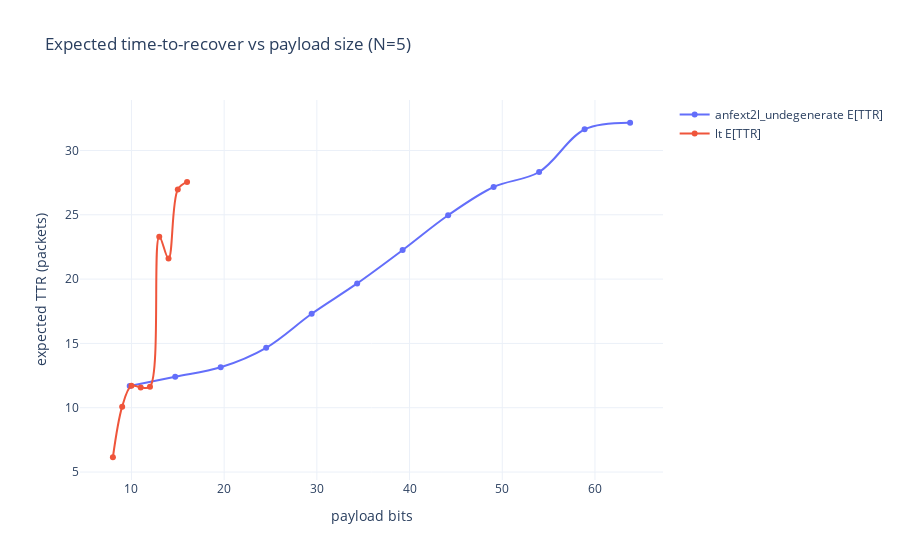
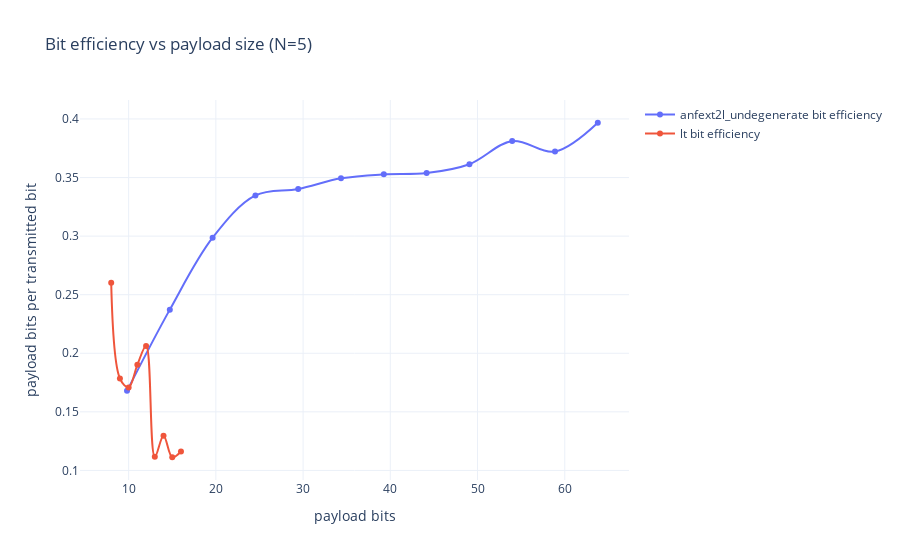

Notebook code cell kept with these figures, in order:
### Markdown cell above
### LT vs ANFEXT2L benchmark sweep
This section benchmarks LT and `anfext2l_undegenerate` across multiple payload sizes, caches the distributions, and plots the expected time-to-recover (TTR) and bit efficiency per payload.

### Code cell
from __future__ import annotations

import importlib
import json
from datetime import datetime
from pathlib import Path
import math

import pandas as pd
import plotly.graph_objects as go
from IPython.display import display
from tqdm.auto import tqdm

import impls.anfext2l_undegenerate as anfext2l_undegenerate
import impls.lt as lt
from benchmark_utils import benchmark, compute_distribution_stats

# Always reload to pick up local code edits when rerunning the cell
importlib.reload(anfext2l_undegenerate)
importlib.reload(lt)

# -----------------------------------------------------------------------------
# Configuration (adjust N or payload grids if you want to re-run with new params)
# -----------------------------------------------------------------------------
N = 5


def _payload_sizes_for_anfext2l(
    n: int, min_bits: int, max_bits: int, max_payload: int | None = None
) -> list[int]:
    base = (1 << n) - 2
    sizes: list[int] = []
    m = 1
    while True:
        payload = base**m
        bits = math.log2(payload)
        if bits > max_bits or (max_payload is not None and payload > max_payload):
            break
        if bits >= min_bits:
            sizes.append(payload)
        m += 1
    return sizes


ANF_OVERRIDE_FN = getattr(anfext2l_undegenerate, "override_D", None)
ANF_MAX_PAYLOAD = ANF_OVERRIDE_FN(N) if ANF_OVERRIDE_FN is not None else None
LT_OVERRIDE_FN = getattr(lt, "override_D", None)

PAYLOAD_BITS_BY_SCHEME = {
    "lt": [1 << bits for bits in (8, 9, 10, 11, 12, 13, 14, 15, 16)],
    "anfext2l_undegenerate": _payload_sizes_for_anfext2l(
        N,
        min_bits=8,
        max_bits=65,
        max_payload=ANF_MAX_PAYLOAD,
    ),
}
BENCHMARK_CFG = dict(passes=200, iters_bound=400, processes=None, progress_update=100)
RESULTS_PATH = Path("research/lt_vs_anfext2l_results.jsonl")
RESULTS_PATH.parent.mkdir(parents=True, exist_ok=True)

SCHEMES = {
    "lt": {
        "producer": lt.producer_constructor,
        "recoverer": lt.recoverer_constructor,
        "override": LT_OVERRIDE_FN,
    },
    "anfext2l_undegenerate": {
        "producer": anfext2l_undegenerate.producer_constructor,
        "recoverer": anfext2l_undegenerate.recoverer_constructor,
        "override": ANF_OVERRIDE_FN,
    },
}


def _load_records(path: Path) -> list[dict]:
    if not path.exists():
        return []
    records: list[dict] = []
    with path.open("r", encoding="utf-8") as fh:
        for line in fh:
            line = line.strip()
            if line:
                records.append(json.loads(line))
    return records


def _append_record(path: Path, record: dict) -> None:
    with path.open("a", encoding="utf-8") as fh:
        fh.write(json.dumps(record) + "\n")


records = _load_records(RESULTS_PATH)
existing_keys = {(rec["scheme"], rec["D"], rec["N"]) for rec in records}
plan = [
    (scheme, payload_size)
    for scheme, payloads in PAYLOAD_BITS_BY_SCHEME.items()
    for payload_size in payloads
]
pending = [
    (scheme, payload_size)
    for scheme, payload_size in plan
    if (scheme, payload_size, N) not in existing_keys
]

if pending:
    total_jobs = len(pending)
    print(f"Running {total_jobs} new benchmarks (N={N}).")
    with tqdm(total=total_jobs, desc=f"Benchmarks (N={N})") as bar:
        for scheme, payload_size in pending:
            impl = SCHEMES[scheme]
            D = payload_size
            payload_bits = math.log2(D)
            override = impl.get("override")
            if override is not None:
                max_d = override(N)
                if D > max_d:
                    raise ValueError(
                        f"Payload size D={D} (bits={payload_bits:.2f}) exceeds {scheme} support for N={N}"
                    )
            bench_result = benchmark(
                impl["producer"],
                impl["recoverer"],
                N,
                D,
                **BENCHMARK_CFG,
            )
            record = {
                "scheme": scheme,
                "payload_bits": payload_bits,
                "N": N,
                "D": D,
                "timestamp": datetime.utcnow().isoformat(),
                "benchmark_cfg": BENCHMARK_CFG,
                "result": bench_result,
            }
            records.append(record)
            _append_record(RESULTS_PATH, record)
            bar.update(1)
else:
    print(f"All requested payload benchmarks already cached for N={N}.")

records_df = pd.DataFrame(records)
records_df = records_df[records_df["N"] == N].copy()
if records_df.empty:
    raise RuntimeError(
        "No cached benchmark rows for the current N; run the cell again to generate them."
    )

summary_rows = []
for rec in records_df.to_dict("records"):
    stats = compute_distribution_stats(rec["N"], rec["D"], rec["result"])
    metrics = stats["metrics"]
    summary_rows.append(
        {
            "scheme": rec["scheme"],
            "payload_bits": rec["payload_bits"],
            "expected_ttr": metrics["basic"]["expected_time_to_recover"],
            "bit_efficiency": metrics["derived"]["bit_efficency"],
        }
    )

summary_df = pd.DataFrame(summary_rows).sort_values(["scheme", "payload_bits"])
print("Cached benchmark summary:")
display(summary_df)

fig_ttr = go.Figure()
for scheme, group in summary_df.groupby("scheme"):
    group = group.sort_values("payload_bits")
    fig_ttr.add_trace(
        go.Scatter(
            x=group["payload_bits"],
            y=group["expected_ttr"],
            mode="lines+markers",
            name=f"{scheme} E[TTR]",
            line=dict(shape="spline"),
            hovertemplate="scheme=%{text}<br>payload=%{x} bits<br>E[TTR]=%{y:.2f} packets<extra></extra>",
            text=[scheme] * len(group),
        )
    )

fig_ttr.update_layout(
    title=f"Expected time-to-recover vs payload size (N={N})",
    xaxis_title="payload bits",
    yaxis_title="expected TTR (packets)",
    template="plotly_white",
)
fig_ttr.show()

fig_eff = go.Figure()
for scheme, group in summary_df.groupby("scheme"):
    group = group.sort_values("payload_bits")
    fig_eff.add_trace(
        go.Scatter(
            x=group["payload_bits"],
            y=group["bit_efficiency"],
            mode="lines+markers",
            name=f"{scheme} bit efficiency",
            line=dict(shape="spline"),
            hovertemplate="scheme=%{text}<br>payload=%{x} bits<br>efficiency=%{y:.4f}<extra></extra>",
            text=[scheme] * len(group),
        )
    )

fig_eff.update_layout(
    title=f"Bit efficiency vs payload size (N={N})",
    xaxis_title="payload bits",
    yaxis_title="payload bits per transmitted bit",
    template="plotly_white",
)
fig_eff.show()

### Figure 1 — Plotly figure (JSON) as saved in the notebook; plotly's stock layout.template omitted (floating-point values rounded to 4 significant figures)
{"data": [{"hovertemplate": "scheme=%{text}<br>payload=%{x} bits<br>E[TTR]=%{y:.2f} packets<extra></extra>", "line": {"shape": "spline"}, "mode": "lines+markers", "name": "anfext2l_undegenerate E[TTR]", "text": ["anfext2l_undegenerate", "anfext2l_undegenerate", "anfext2l_undegenerate", "anfext2l_undegenerate", "anfext2l_undegenerate", "anfext2l_undegenerate", "anfext2l_undegenerate", "anfext2l_undegenerate", "anfext2l_undegenerate", "anfext2l_undegenerate", "anfext2l_undegenerate", "anfext2l_undegenerate"], "type": "scatter", "x": [9.814, 14.72, 19.63, 24.53, 29.44, 34.35, 39.26, 44.16, 49.07, 53.98, 58.88, 63.79], "y": [11.69, 12.41, 13.14, 14.66, 17.3, 19.66, 22.26, 24.96, 27.16, 28.32, 31.64, 32.16]}, {"hovertemplate": "scheme=%{text}<br>payload=%{x} bits<br>E[TTR]=%{y:.2f} packets<extra></extra>", "line": {"shape": "spline"}, "mode": "lines+markers", "name": "lt E[TTR]", "text": ["lt", "lt", "lt", "lt", "lt", "lt", "lt", "lt", "lt"], "type": "scatter", "x": [8.0, 9.0, 10.0, 11.0, 12.0, 13.0, 14.0, 15.0, 16.0], "y": [6.15, 10.09, 11.71, 11.57, 11.63, 23.3, 21.6, 26.97, 27.56]}], "layout": {"title": {"text": "Expected time-to-recover vs payload size (N=5)"}, "xaxis": {"title": {"text": "payload bits"}}, "yaxis": {"title": {"text": "expected TTR (packets)"}}}}

### Figure 2 — Plotly figure (JSON) as saved in the notebook; plotly's stock layout.template omitted (floating-point values rounded to 4 significant figures)
{"data": [{"hovertemplate": "scheme=%{text}<br>payload=%{x} bits<br>efficiency=%{y:.4f}<extra></extra>", "line": {"shape": "spline"}, "mode": "lines+markers", "name": "anfext2l_undegenerate bit efficiency", "text": ["anfext2l_undegenerate", "anfext2l_undegenerate", "anfext2l_undegenerate", "anfext2l_undegenerate", "anfext2l_undegenerate", "anfext2l_undegenerate", "anfext2l_undegenerate", "anfext2l_undegenerate", "anfext2l_undegenerate", "anfext2l_undegenerate", "anfext2l_undegenerate", "anfext2l_undegenerate"], "type": "scatter", "x": [9.814, 14.72, 19.63, 24.53, 29.44, 34.35, 39.26, 44.16, 49.07, 53.98, 58.88, 63.79], "y": [0.1679, 0.2372, 0.2986, 0.3347, 0.3403, 0.3493, 0.3527, 0.3538, 0.3613, 0.3811, 0.3722, 0.3968]}, {"hovertemplate": "scheme=%{text}<br>payload=%{x} bits<br>efficiency=%{y:.4f}<extra></extra>", "line": {"shape": "spline"}, "mode": "lines+markers", "name": "lt bit efficiency", "text": ["lt", "lt", "lt", "lt", "lt", "lt", "lt", "lt", "lt"], "type": "scatter", "x": [8.0, 9.0, 10.0, 11.0, 12.0, 13.0, 14.0, 15.0, 16.0], "y": [0.2602, 0.1785, 0.1708, 0.1901, 0.2063, 0.1116, 0.1296, 0.1112, 0.1161]}], "layout": {"title": {"text": "Bit efficiency vs payload size (N=5)"}, "xaxis": {"title": {"text": "payload bits"}}, "yaxis": {"title": {"text": "payload bits per transmitted bit"}}}}
